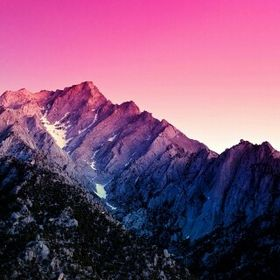
//> input picture Spot_filters/Resource/1.jpg, 280 x 280 px
$ ./Spot_filters ../Resource/1.jpg ../Resource/2.jpg   (built with g++ and OpenCV 4)
//> lines starting //> are read from the running program, lines starting //| are printed output that depends on the picture
### Spot_filters/Spot_filters/Converting.h
#ifndef CONVERTING_H
#define CONVERTING_H

Mat brightness_rgb(const Mat&);
Mat brightness_hsv(const Mat&);

#endif

### Spot_filters/Spot_filters/Grayscale.h
#ifndef GRAYSCALE_H
#define GRAYSCALE_H
#include <opencv2/opencv.hpp>

cv::Mat gray_scale(const cv::Mat&);

#endif

### Spot_filters/Spot_filters/Metric.h
#ifndef METRIC_H
#define METRIC_H
#include <opencv2/opencv.hpp>

float ssim(const cv::Mat& _a, const cv::Mat& _b);

#endif

### Spot_filters/Spot_filters/Grayscale.cpp
#include "Grayscale.h"

using namespace cv;

Mat gray_scale(const Mat& image)
{
	Mat resimg = image.clone();
	for (int x = 0; x < resimg.rows; x++)
		for (int y = 0; y < resimg.cols; y++)
			for (int c = 0; c < resimg.channels(); c++)
			{
				resimg.at<Vec3b>(x, y)[c] = 0.21 * resimg.at<Vec3b>(x, y)[0] + 0.72 * resimg.at<Vec3b>(x, y)[1] + 0.07 * resimg.at<Vec3b>(x, y)[2];
			}
	return resimg;
}

### Spot_filters/Spot_filters/Metric.cpp
#include "Metric.h"

using namespace cv;

float ssim(const Mat& _a, const Mat& _b)
{
	if ((_a.rows != _b.rows) || (_a.cols != _b.cols)) //Check size
		throw "Images must be the same size";

	Mat a, b;
	cvtColor(_a, a, COLOR_BGR2GRAY); //Convert to grayscale
	cvtColor(_b, b, COLOR_BGR2GRAY);
	int N = a.rows * a.cols;

	float avX = 0, avY = 0; //Average calculation
	for (int y = 0; y < a.rows; y++)
		for (int x = 0; x < a.cols; x++) {
			avX += a.at<uchar>(y, x);
			avY += b.at<uchar>(y, x);
		}
	avX = avX / N;
	avY = avY / N;

	float disX = 0, disY = 0, cov = 0; //Calculating variance and covariance
	for (int y = 0; y < a.rows; y++)
		for (int x = 0; x < a.cols; x++) {
			disX += (a.at<uchar>(y, x) - avX) * (a.at<uchar>(y, x) - avX);
			disY += (b.at<uchar>(y, x) - avY) * (b.at<uchar>(y, x) - avY);
			cov += (a.at<uchar>(y, x) - avX) * (b.at<uchar>(y, x) - avY);
		}
	disX = disX / (N - 1);
	disY = disY / (N - 1);
	cov = cov / (N - 1);

	float C1 = 0.01 * 255 * 0.01 * 255; //Calculation of constants and SSIM
	float C2 = 0.03 * 255 * 0.03 * 255;
	float SSIM = ((2 * avX * avY + C1) * (2 * cov + C2)) /
		         ((avX * avX + avY * avY + C1) * (disX + disY + C2));
	return SSIM;
};

### Spot_filters/Spot_filters/Spot_filters.cpp
#include <iostream>
#include <time.h>
#include "Metric.h"
#include "Grayscale.h"
#include "Converting.h"

using namespace cv;
using namespace std;

int main(int argc, char** argv)
{
	if (argc != 3) {
		cout << "Not enough command line arguments" << endl;
		return -1;
	}

	Mat A, B, C; //Loading images
	A = imread(argv[1]);
//> A is the input picture: 280 rows x 280 cols, CV_8UC3; mean B, G, R 115.3, 80.3, 130.1
	B = imread(argv[2]);
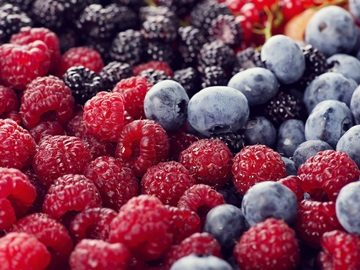
//> input picture Spot_filters/Resource/2.jpg, 360 x 270 px
//> B is the input picture: 270 rows x 360 cols, CV_8UC3; mean B, G, R 83.9, 63.2, 125.8
	imshow("A", A);
	imshow("B", B);
	if ((!A.data) || (!B.data)) {
		cout << "No image data" << endl;
		return -1;
	}

	/************Test Metric************/
	resize(B, C, A.size()); //Resize picture B to size A
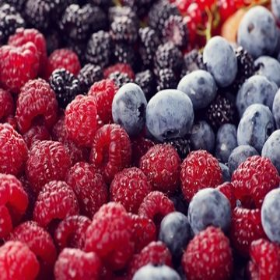
//> C: 280 rows x 280 cols, CV_8UC3; mean B, G, R 83.7, 63, 125.7
	try {
		float metric1 = ssim(A, C); //SSIM calculation
//> in ssim, `cvtColor(_a, a, COLOR_BGR2GRAY);`:
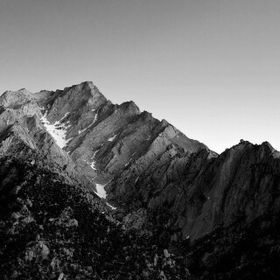
//> a: 280 rows x 280 cols, CV_8UC1; min 0, max 255, mean 99.2
//> in ssim, `cvtColor(_b, b, COLOR_BGR2GRAY);`:
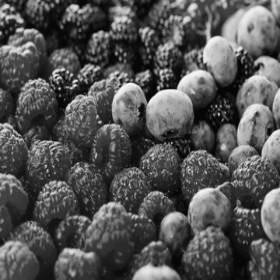
//> b: 280 rows x 280 cols, CV_8UC1; min 2, max 251, mean 84.1
//> the loop in ssim, `for (int y = 0; y < a.rows; y++)` made 280 passes
//> (avX, avY) on passes 1 to 3: (37124, 23806), (74361, 46585), (111764, 68229)
//> after the loop in ssim, `for (int y = 0; y < a.rows; y++)`: avX = 7773834; avY = 6594451
//> in ssim, `avX = avX / N;`: avX = 99.16
//> in ssim, `avY = avY / N;`: avY = 84.11
//> the loop in ssim, `for (int y = 0; y < a.rows; y++)` made 280 passes
//> (disX, disY, cov) on passes 1 to 3: (333600, 722660.9, 74615.7), (674165.9, 1430699, 113281.8), (1025854.5, 2167581.2, 111320.4)
//> after the loop in ssim, `for (int y = 0; y < a.rows; y++)`: disX = 435876832; disY = 237434448; cov = 49106248
//> in ssim, `disX = disX / (N - 1);`: disX = 5559.7
//> in ssim, `disY = disY / (N - 1);`: disY = 3028.5
//> in ssim, `cov = cov / (N - 1);`: cov = 626.4
//> in ssim, `float SSIM = ((2 * avX * avY + C1) * (2 * cov + C2)) / ((avX * avX + a..`: SSIM = 0.15
//> metric1 = 0.15
		float metric2 = ssim(A, A);
//> the loop in ssim (call 2), `for (int y = 0; y < a.rows; y++)` made 280 passes
//> (avX, avY) on passes 1 to 3: (37124, 37124), (74361, 74361), (111764, 111764)
//> the loop in ssim (call 2), `for (int y = 0; y < a.rows; y++)` made 280 passes
//> (disX, disY, cov) on passes 1 to 3: (333600, 333600, 333600), (674165.9, 674165.9, 674165.9), (1025854.5, 1025854.5, 1025854.5)
//> metric2 = 1
		cout << "SSIM between A and B = " << metric1 << endl;
//| SSIM between A and B = 0.149617
		cout << "SSIM between A and A = " << metric2 << endl;
//| SSIM between A and A = 1
	}
	catch (const char* message) {
		cout << message;
	}

	/************Test Grayscale************/
	Mat resimg_gray1 = A.clone();
	resimg_gray1 = gray_scale(A);
//> after the loop in gray_scale, `for (int x = 0; x < resimg.rows; x++)`:
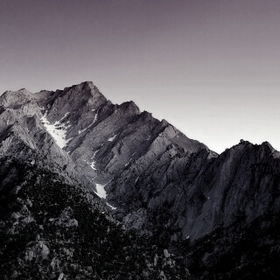
//> resimg: 280 rows x 280 cols, CV_8UC3; mean B, G, R 90.6, 85.4, 89.2
	imshow("Grayscale_A", resimg_gray1);

	Mat resimg_gray2 = A.clone();
	cvtColor(resimg_gray2, resimg_gray2, COLOR_RGB2GRAY);
	imshow("Grayscale_A_using OpenCV", resimg_gray2);

	/************Test Brightness************/
	Mat resimg_br1 = A.clone();
	clock_t start = clock();
//> (the run ends here: the program needs code that is not available in this run, at `resimg_br1 = brightness_rgb(A);`)
